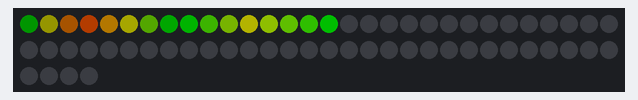
This program was run on a simulated ESP32-S2. Shown: 64 RGB LEDs in strip order, left to right, continuing on the next row. Dim RGB values are drawn brighter than linear; colours are those a GRB WS2812 strip shows for the declared byte order; what the program prints to the serial monitor is not drawn.

Above: at 0.1 s.
At 1.1 s:
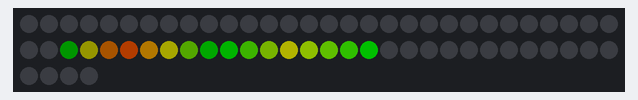
At 1.6 s:
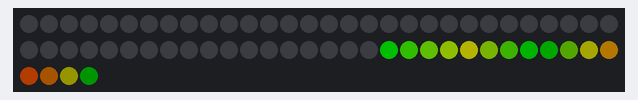
At 2.6 s:
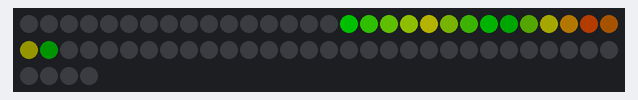

The program:

main.cpp
```cpp
#include <Arduino.h>
#include <FastLED.h>
#include <stdint.h>

/*------------------------------------------------------------------------------
 * Initialize setup parameters
 *----------------------------------------------------------------------------*/
// Dit is de pin van de microcontroller aangesloten op de eerste led.
// Dit is dus de DIN (data in) van de led.
static const uint8_t LED_PIN = 16;

// Variable die gebruikt worden in plaats van de "hard" gecodeerde waarde
// Dit maakt onderhouden van de code eenvoudiger en het is beter leesbaar
static const uint8_t width = 4;
static const uint8_t height = 4;
static const uint8_t depth = 4;

// 3D array. Dit is een stukje geheugen met 3 indexen, zodat op een makkelijke
// manier de juiste led aangezet kan worden. Net zoals met wiskunde gebruik
// je een assenstelsel, maar behalve x en y is er nog een z voor diepte en
// er kunnen alleen gehele getallen gebruikt worden als index.
// De computer telt vanaf 0, dus 0,1,2,3 zijn mogelijk voor de kubus die wij maken
// x = 0 tot width
// y = 0 tot height
// z = 0 tot depth
static CRGB cube[width][height][depth];

// Dit is een 1D array, de 3D array wordt in deze array in de juiste volgorde
// gezet. Alle leds hebben hun data serieel aangeloten. Deze data gaat via de
// LED_PIN naar de leds.
static CRGB leds[width * height * depth];

// Arduino framework maakt gebruik van een setup functie. Deze wordt tijdens het
// opstarten van de arduino eenmalig uitgevoerd.
// Hier kun je wat start instellingen klaar zetten.
void setup() {

  // Dit start de seriele monitor op 11520 Baud. De seriele monitor kun je gebruiken
  // om je volgen wat het programma aan het doen is. Of om te debbuggen = problemen
  // oplossen in het programma.
  Serial.begin(115200);

  // Stuurt info over de seriele monitor
  Serial.println("Starting");

  // Dit is geavanceerd C++. Het is een template die er voor zorgt dat
  // er voor het TYPE WS2812 een stukje geheugen wordt gereserveerd
  // en tevens dat de manier (protocol) van data doorsturen voor dit type
  // led beschikbaar is.
  //
  // FastLED is een libary ontwikkeld door iemand anders, dit wij gebruiken
  // in platformio.ini geven we aan dat we deze gebruiken.
  //
  // Effectief geef je aan wat voor soort led je gebruikt, op welke pin deze zit
  // waar je data staat dit je wilt doorsturen en om hoeveel data dit gaat.
  FastLED.addLeds<WS2812B, LED_PIN, RGB>(leds, sizeof(leds) / sizeof(CRGB));

  // Als je dit niet doet, kan FastLED mogelijk andere waarden (interpoleren tussen updates)
  // naar de leds sturen, terwijl we zelf controlle willen hebben.
  FastLED.setDither(false);
}

// Dit verplaatst onze data uit de 3D array naar de 1D array
// De functie heeft een parameter ms_delay. Dit vertraagt de update
// met een aantal milli seconden. Zonder deze wachttijd gaan animaties
// mogelijk te snel
//
// Effectief worden alle leds van de 3D array afgelopen en in volgorde
// gezet waarin de leds serieel zijn aangeloten.
//
// De volgorde is startend van de voorste linker led = led 0 (z=0)
// 0 1  2  3 = x
// leds
// 3 4 11 12 (y=3)
// 2 5 10 13 (y=2)
// 1 6 9  14 (y=1)
// 0 7 8  15 (y=0)
// Daarna boven rechts = led 11 naar achter (z=1)
//  0  1  2  3 = x
// leds
// 28 27 20 19 (y=3)
// 29 26 21 18 (y=2)
// 30 25 22 17 (y=1)
// 31 24 23 16 (y=0)
// Van led 31 naar achter
// Etc.
// Dus op led[26] wordt cube[1][2][1] gezet
void display_update(int ms_delay) {

  // Deze for lus loopt de x coordinaten af x = 0,1,2,3
  for (uint8_t x = 0; x < width; x++) {

    // Om 1x op te shuiven moeten er x * 4 leds verder worden geteld
    // de 1D array
    uint8_t xx = x * height;

    // Deze for lus loopt de y coordinaten af y = 0,1,2,3
    for (uint8_t y = 0; y < height; y++) {

      // x = 0 en x = 2 zijn omhoog, x = 1 en x = 3 zijn omlaag
      // Dit is wel afhankelijk van z (z=0, z=2)
      // Binary is heeft een oneven getal een 1 in het laagste bit
      // Bij oneven flip dan de y
      // Er is hier enigszins geavanceerde c gebruikt,
      // de ? is te vervangen door if else
      // conditie ? doe dit bij waar : doe dit bij onwaar
      // & is een binaire and operator
      uint8_t yy = (x & 1) ? height - 1 - y : y;

      // Deze for lus loopt de z coordinaten af z = 0,1,2,3
      for (uint8_t z = 0; z < depth; z++) {

        // Om 1 z op te schuiven moeten er 16 leds verder worden geteld
        // Bij de oneven lagen voor z wordt er acheruit geteld en moet
        // een exta laag opgeschoven worden.
        uint8_t zz = (z + (z & 1)) * height * width;

        // Als de z laag oneven is dan achteruit tellen, anders vooruit
        uint8_t led = (z & 1) ? zz - xx - yy - 1 : xx + yy + zz;

        // Nu is de juiste led bepaald in de 1D array
        leds[led] = cube[x][y][z];
      }
    }
  }

  // Gebruik de 1D array on dit over de LED_PIN naar de 1e led te sturen
  FastLED.show();

  // Wacht een bepaalde tijd
  delay(ms_delay);
}

// Maak de 3D cube leeg, memset is een functie die standaard in elke c compiler
// beschikbaar is
void display_clear() { memset(cube, 0, sizeof(cube)); }
/*------------------------------------------------------------------------------
 * Start the main loop
 *----------------------------------------------------------------------------*/
// Arduino framework maakt gebruik van een loop functie. Deze functie wordt
// voordurend aangeroepen. Dus zodra de functie klaar is, doet het arduino
// framework wat "boekhouding" en roept daarna deze functie direct weer aan.
void loop() {

  // deze variablen zijn static, in deze context betekend dit dat er eenmalig
  // een geheugen plek voor wordt gereserveerd en dat ze eenmalig worden
  // geinitializeerd. Dus als loop voor de eerste keer wordt aangeroepen,
  // dan wordt z op 0 en a op 1 gezet. Maar elke volgende keer gebeurd dit niet
  // deze variablen behouden dus hun waarden.
  static int z = 0;

  // a wordt gebruikt voor de richting (naar voren of naar achter)
  static int a = 1;

  for (int x = 0; x < width; x++) {
    for (int y = 0; y < height; y++) {
      cube[x][y][z] = CRGB((x + 1)  * 20, y * 20, z * 0);
    }
  }

  // t is een temp variable
  int t = z + a;

  // bij groter dan 3 of kleiner dan 0 flip de richting
  if (t > depth - 1 || t < 0) a = -a;

  // z wordt 1 goter of 1 kleiner afhankelijk of a = 1 of a = -1
  z += a;

  // Teken de Kubus
  display_update(500);

  // Maak kubus geheugen schoon voor nieuwe tekening
  display_clear();
}
```

Measured:
- by itself, everything shown: repeats every 3.0 s, in 6 steps
- what the display in image 1 shows lasts 0.5 s, from 1.0 s to 1.5 s
